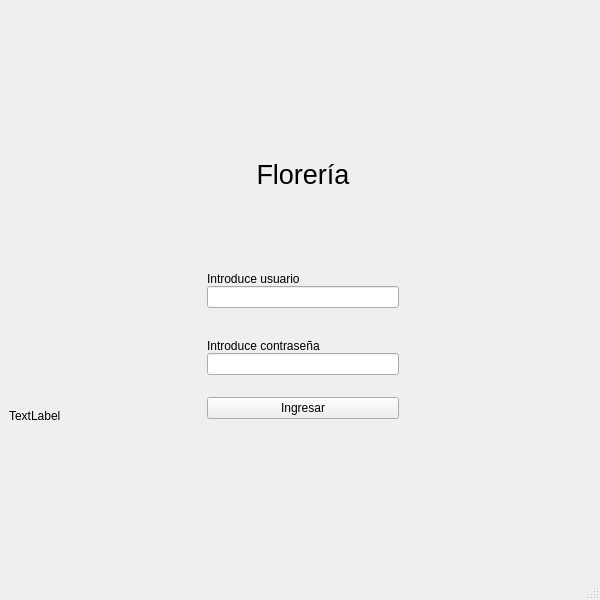
<?xml version="1.0" encoding="UTF-8"?>
<ui version="4.0">
 <class>MainWindow</class>
 <widget class="QMainWindow" name="MainWindow">
  <property name="geometry">
   <rect>
    <x>0</x>
    <y>0</y>
    <width>600</width>
    <height>600</height>
   </rect>
  </property>
  <property name="minimumSize">
   <size>
    <width>600</width>
    <height>600</height>
   </size>
  </property>
  <property name="maximumSize">
   <size>
    <width>600</width>
    <height>600</height>
   </size>
  </property>
  <property name="windowTitle">
   <string>MainWindow</string>
  </property>
  <widget class="QWidget" name="centralwidget">
   <layout class="QHBoxLayout" name="horizontalLayout">
    <item>
     <layout class="QVBoxLayout" name="verticalLayout">
      <item>
       <widget class="QLabel" name="label_5">
        <property name="text">
         <string/>
        </property>
       </widget>
      </item>
      <item>
       <widget class="QLabel" name="label_4">
        <property name="styleSheet">
         <string notr="true">border-image:url(&quot;flores.jpg&quot;);</string>
        </property>
        <property name="text">
         <string>TextLabel</string>
        </property>
       </widget>
      </item>
      <item>
       <spacer name="horizontalSpacer_2">
        <property name="orientation">
         <enum>Qt::Horizontal</enum>
        </property>
        <property name="sizeHint" stdset="0">
         <size>
          <width>40</width>
          <height>20</height>
         </size>
        </property>
       </spacer>
      </item>
     </layout>
    </item>
    <item>
     <layout class="QVBoxLayout" name="verticalLayout_2">
      <property name="spacing">
       <number>0</number>
      </property>
      <property name="topMargin">
       <number>150</number>
      </property>
      <property name="bottomMargin">
       <number>150</number>
      </property>
      <item>
       <widget class="QLabel" name="label_3">
        <property name="font">
         <font>
          <pointsize>20</pointsize>
         </font>
        </property>
        <property name="text">
         <string>Florería</string>
        </property>
        <property name="alignment">
         <set>Qt::AlignCenter</set>
        </property>
       </widget>
      </item>
      <item>
       <spacer name="verticalSpacer">
        <property name="orientation">
         <enum>Qt::Vertical</enum>
        </property>
        <property name="sizeHint" stdset="0">
         <size>
          <width>20</width>
          <height>100</height>
         </size>
        </property>
       </spacer>
      </item>
      <item>
       <widget class="QLabel" name="label">
        <property name="maximumSize">
         <size>
          <width>16777215</width>
          <height>20</height>
         </size>
        </property>
        <property name="text">
         <string>Introduce usuario</string>
        </property>
        <property name="alignment">
         <set>Qt::AlignLeading|Qt::AlignLeft|Qt::AlignVCenter</set>
        </property>
       </widget>
      </item>
      <item>
       <widget class="QLineEdit" name="lineEdit_2"/>
      </item>
      <item>
       <spacer name="verticalSpacer_2">
        <property name="orientation">
         <enum>Qt::Vertical</enum>
        </property>
        <property name="sizeHint" stdset="0">
         <size>
          <width>20</width>
          <height>50</height>
         </size>
        </property>
       </spacer>
      </item>
      <item>
       <widget class="QLabel" name="label_2">
        <property name="maximumSize">
         <size>
          <width>16777215</width>
          <height>20</height>
         </size>
        </property>
        <property name="text">
         <string>Introduce contraseña</string>
        </property>
        <property name="alignment">
         <set>Qt::AlignLeading|Qt::AlignLeft|Qt::AlignVCenter</set>
        </property>
       </widget>
      </item>
      <item>
       <widget class="QLineEdit" name="lineEdit"/>
      </item>
      <item>
       <spacer name="verticalSpacer_3">
        <property name="orientation">
         <enum>Qt::Vertical</enum>
        </property>
        <property name="sizeHint" stdset="0">
         <size>
          <width>20</width>
          <height>40</height>
         </size>
        </property>
       </spacer>
      </item>
      <item>
       <widget class="QPushButton" name="pushButton">
        <property name="text">
         <string>Ingresar</string>
        </property>
       </widget>
      </item>
     </layout>
    </item>
    <item>
     <layout class="QVBoxLayout" name="verticalLayout_3">
      <item>
       <spacer name="horizontalSpacer">
        <property name="orientation">
         <enum>Qt::Horizontal</enum>
        </property>
        <property name="sizeHint" stdset="0">
         <size>
          <width>40</width>
          <height>20</height>
         </size>
        </property>
       </spacer>
      </item>
     </layout>
    </item>
   </layout>
  </widget>
  <widget class="QMenuBar" name="menubar">
   <property name="geometry">
    <rect>
     <x>0</x>
     <y>0</y>
     <width>600</width>
     <height>21</height>
    </rect>
   </property>
  </widget>
  <widget class="QStatusBar" name="statusbar"/>
 </widget>
 <resources/>
 <connections/>
</ui>
